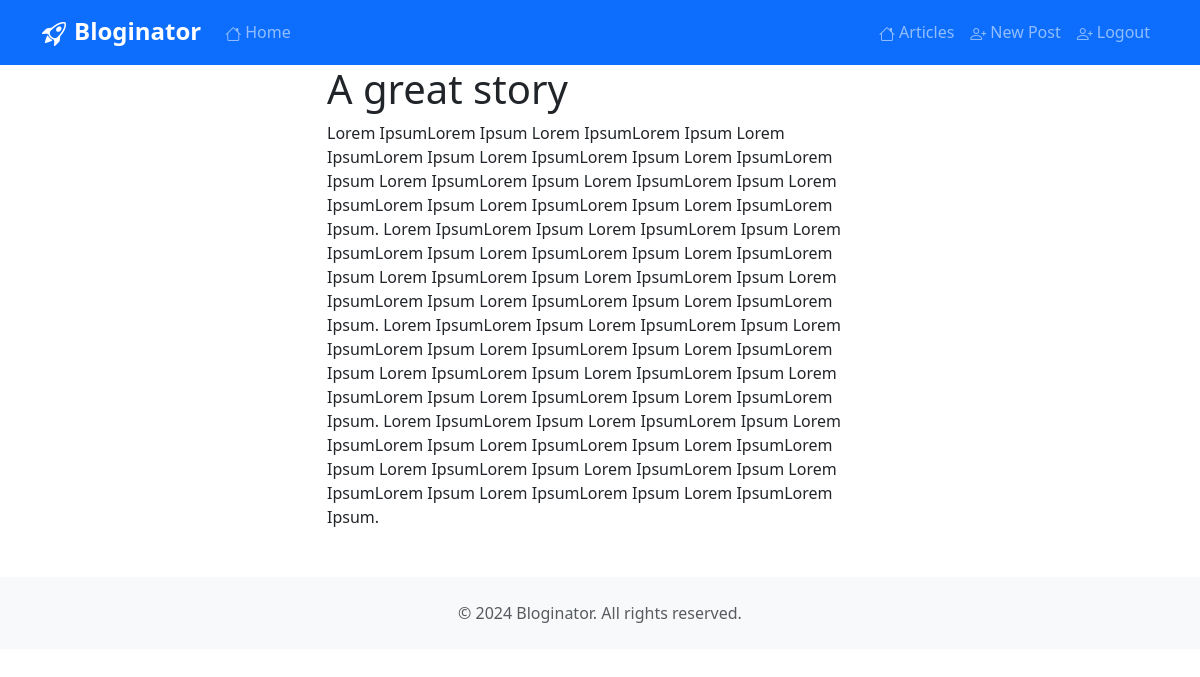
Screenshot of /articles/1 (signed in) with the database file from the repository.
### models/article.py (models this page shows, shortened)
class Article(db.Model):
    __tablename__ = 'articles'
    id = db.Column(db.Integer, primary_key=True)
    title = db.Column(db.String(255))
    body = db.Column(db.String(255))
    created_at = db.Column(db.DateTime, default=datetime.utcnow)
    updated_at = db.Column(db.DateTime, default=datetime.utcnow, onupdate=datetime.utcnow)

### blueprints/articles.py (the view)
@articles.route('/articles/<int:id>', methods=['GET'])
@login_required
def show(id):
    article = Article.query.get(id)
    return render_template('articles-show.html', article=article)

### app.py (called while the page is built)
@login_manager.user_loader
def load_user(user_id):
    return User.query.get(int(user_id))

### templates/articles-show.html (shortened to what this page needs)
{% extends "base.html" %}
{% block content %}
<div class="container">
	<div class="row">
		<div class="col-lg-6 offset-lg-3">
			<h1>{{article.title}}</h1>
			<div>{{article.body}}</div>
		</div>
	</div>
</div>
{% endblock %}

### rows the page displays
Article: title "A great story", body "Lorem IpsumLorem Ipsum Lorem IpsumLorem Ipsum Lorem IpsumLorem Ipsum Lorem IpsumLorem Ipsum Lorem IpsumLorem Ipsum Lorem IpsumLorem Ipsum Lorem IpsumLorem Ipsum Lorem IpsumLorem Ipsum Lorem IpsumLorem Ipsum Lorem IpsumLorem Ipsum. Lorem IpsumLorem Ipsum Lorem IpsumLorem Ipsum Lorem IpsumLorem Ipsum Lorem IpsumLorem Ipsum Lorem IpsumLorem Ipsum Lorem IpsumLorem Ipsum Lorem IpsumLorem Ipsum Lorem IpsumLorem Ipsum Lorem IpsumLorem Ipsum Lorem IpsumLorem Ipsum. Lorem IpsumLorem Ipsum Lorem IpsumLorem Ipsum Lorem IpsumLorem Ipsum Lorem IpsumLorem Ipsum Lorem IpsumLorem Ipsum Lorem IpsumLorem Ipsum Lorem IpsumLorem Ipsum Lorem IpsumLorem Ipsum Lorem IpsumLorem Ipsum Lorem IpsumLorem Ipsum. Lorem…"
